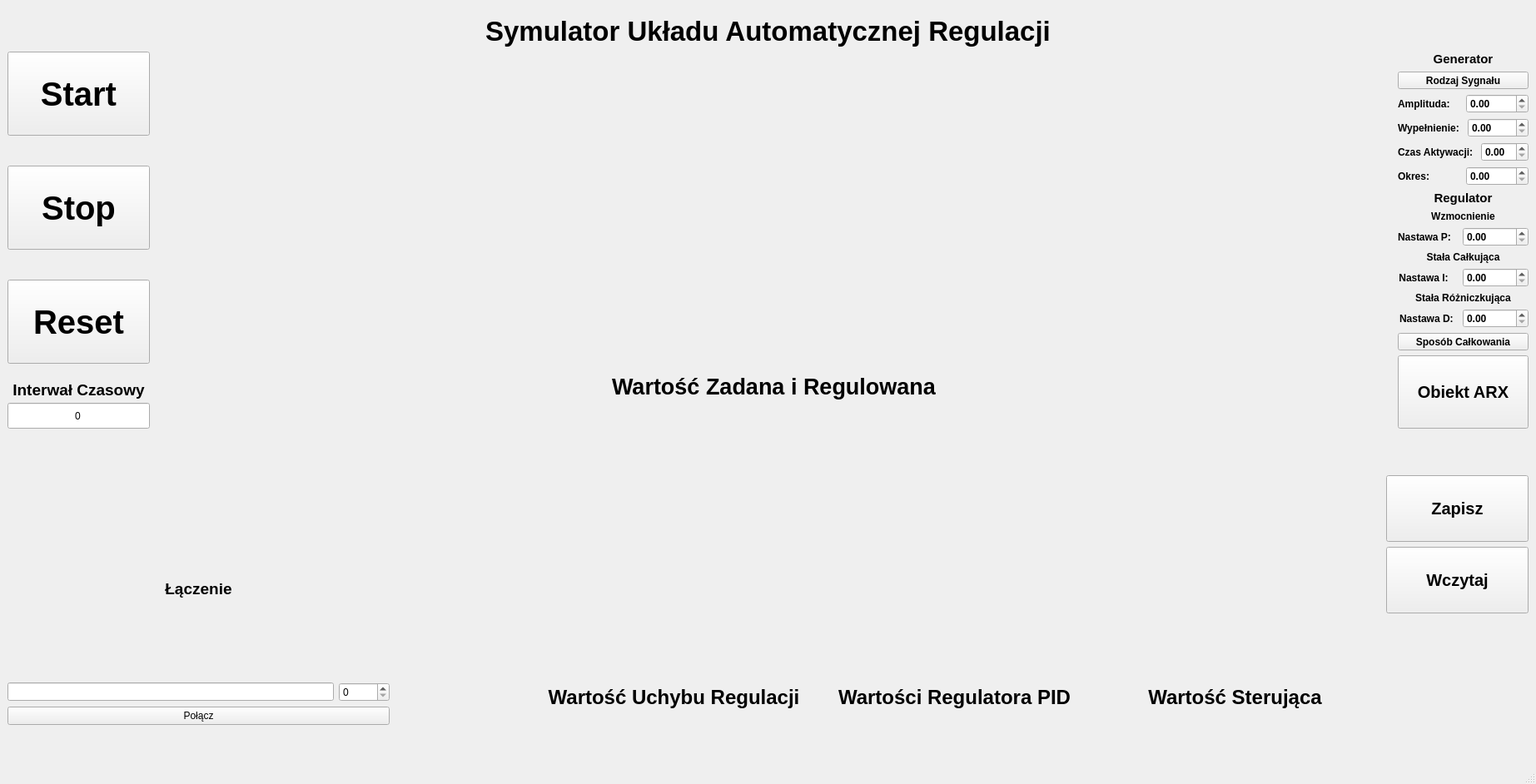
<?xml version="1.0" encoding="UTF-8"?>
<ui version="4.0">
 <class>MainWindow</class>
 <widget class="QMainWindow" name="MainWindow">
  <property name="geometry">
   <rect>
    <x>0</x>
    <y>0</y>
    <width>1845</width>
    <height>942</height>
   </rect>
  </property>
  <property name="sizePolicy">
   <sizepolicy hsizetype="Preferred" vsizetype="Preferred">
    <horstretch>0</horstretch>
    <verstretch>0</verstretch>
   </sizepolicy>
  </property>
  <property name="minimumSize">
   <size>
    <width>0</width>
    <height>0</height>
   </size>
  </property>
  <property name="windowTitle">
   <string>MainWindow</string>
  </property>
  <widget class="QWidget" name="centralwidget">
   <layout class="QHBoxLayout" name="horizontalLayout_12">
    <item>
     <layout class="QVBoxLayout" name="verticalLayout_10">
      <item>
       <spacer name="verticalSpacer_12">
        <property name="orientation">
         <enum>Qt::Orientation::Vertical</enum>
        </property>
        <property name="sizeType">
         <enum>QSizePolicy::Policy::Fixed</enum>
        </property>
        <property name="sizeHint" stdset="0">
         <size>
          <width>10</width>
          <height>10</height>
         </size>
        </property>
       </spacer>
      </item>
      <item>
       <widget class="QLabel" name="TytulGlowny">
        <property name="sizePolicy">
         <sizepolicy hsizetype="Expanding" vsizetype="Fixed">
          <horstretch>0</horstretch>
          <verstretch>0</verstretch>
         </sizepolicy>
        </property>
        <property name="font">
         <font>
          <pointsize>25</pointsize>
          <bold>true</bold>
         </font>
        </property>
        <property name="text">
         <string>Symulator Układu Automatycznej Regulacji</string>
        </property>
        <property name="alignment">
         <set>Qt::AlignmentFlag::AlignCenter</set>
        </property>
       </widget>
      </item>
      <item>
       <layout class="QVBoxLayout" name="verticalLayout_9">
        <item>
         <layout class="QHBoxLayout" name="horizontalLayout_2">
          <item>
           <layout class="QHBoxLayout" name="horizontalLayout">
            <item>
             <layout class="QVBoxLayout" name="verticalLayout_5">
              <item>
               <widget class="QPushButton" name="Start">
                <property name="sizePolicy">
                 <sizepolicy hsizetype="Minimum" vsizetype="Minimum">
                  <horstretch>0</horstretch>
                  <verstretch>0</verstretch>
                 </sizepolicy>
                </property>
                <property name="minimumSize">
                 <size>
                  <width>150</width>
                  <height>101</height>
                 </size>
                </property>
                <property name="font">
                 <font>
                  <pointsize>30</pointsize>
                  <bold>true</bold>
                 </font>
                </property>
                <property name="text">
                 <string>Start</string>
                </property>
               </widget>
              </item>
              <item>
               <spacer name="verticalSpacer">
                <property name="orientation">
                 <enum>Qt::Orientation::Vertical</enum>
                </property>
                <property name="sizeType">
                 <enum>QSizePolicy::Policy::Fixed</enum>
                </property>
                <property name="sizeHint" stdset="0">
                 <size>
                  <width>50</width>
                  <height>30</height>
                 </size>
                </property>
               </spacer>
              </item>
              <item>
               <widget class="QPushButton" name="Stop">
                <property name="sizePolicy">
                 <sizepolicy hsizetype="Minimum" vsizetype="Minimum">
                  <horstretch>0</horstretch>
                  <verstretch>0</verstretch>
                 </sizepolicy>
                </property>
                <property name="minimumSize">
                 <size>
                  <width>150</width>
                  <height>101</height>
                 </size>
                </property>
                <property name="font">
                 <font>
                  <pointsize>30</pointsize>
                  <bold>true</bold>
                 </font>
                </property>
                <property name="text">
                 <string>Stop</string>
                </property>
               </widget>
              </item>
              <item>
               <spacer name="verticalSpacer_2">
                <property name="orientation">
                 <enum>Qt::Orientation::Vertical</enum>
                </property>
                <property name="sizeType">
                 <enum>QSizePolicy::Policy::Fixed</enum>
                </property>
                <property name="sizeHint" stdset="0">
                 <size>
                  <width>50</width>
                  <height>30</height>
                 </size>
                </property>
               </spacer>
              </item>
              <item>
               <widget class="QPushButton" name="Reset">
                <property name="sizePolicy">
                 <sizepolicy hsizetype="Minimum" vsizetype="Minimum">
                  <horstretch>0</horstretch>
                  <verstretch>0</verstretch>
                 </sizepolicy>
                </property>
                <property name="minimumSize">
                 <size>
                  <width>150</width>
                  <height>101</height>
                 </size>
                </property>
                <property name="font">
                 <font>
                  <pointsize>30</pointsize>
                  <bold>true</bold>
                 </font>
                </property>
                <property name="text">
                 <string>Reset</string>
                </property>
               </widget>
              </item>
              <item>
               <spacer name="verticalSpacer_10">
                <property name="orientation">
                 <enum>Qt::Orientation::Vertical</enum>
                </property>
                <property name="sizeType">
                 <enum>QSizePolicy::Policy::Fixed</enum>
                </property>
                <property name="sizeHint" stdset="0">
                 <size>
                  <width>20</width>
                  <height>10</height>
                 </size>
                </property>
               </spacer>
              </item>
              <item>
               <layout class="QVBoxLayout" name="verticalLayout_6">
                <property name="spacing">
                 <number>0</number>
                </property>
                <item>
                 <widget class="QLabel" name="InterwalCzasowyLabel">
                  <property name="sizePolicy">
                   <sizepolicy hsizetype="Minimum" vsizetype="Minimum">
                    <horstretch>0</horstretch>
                    <verstretch>0</verstretch>
                   </sizepolicy>
                  </property>
                  <property name="minimumSize">
                   <size>
                    <width>171</width>
                    <height>31</height>
                   </size>
                  </property>
                  <property name="font">
                   <font>
                    <pointsize>14</pointsize>
                    <bold>true</bold>
                   </font>
                  </property>
                  <property name="text">
                   <string>Interwał Czasowy</string>
                  </property>
                  <property name="alignment">
                   <set>Qt::AlignmentFlag::AlignCenter</set>
                  </property>
                 </widget>
                </item>
                <item>
                 <widget class="QLineEdit" name="Interwal">
                  <property name="sizePolicy">
                   <sizepolicy hsizetype="Minimum" vsizetype="Minimum">
                    <horstretch>0</horstretch>
                    <verstretch>0</verstretch>
                   </sizepolicy>
                  </property>
                  <property name="minimumSize">
                   <size>
                    <width>140</width>
                    <height>31</height>
                   </size>
                  </property>
                  <property name="text">
                   <string>0</string>
                  </property>
                  <property name="alignment">
                   <set>Qt::AlignmentFlag::AlignCenter</set>
                  </property>
                 </widget>
                </item>
               </layout>
              </item>
             </layout>
            </item>
            <item>
             <spacer name="horizontalSpacer_5">
              <property name="orientation">
               <enum>Qt::Orientation::Horizontal</enum>
              </property>
              <property name="sizeType">
               <enum>QSizePolicy::Policy::Fixed</enum>
              </property>
              <property name="sizeHint" stdset="0">
               <size>
                <width>20</width>
                <height>20</height>
               </size>
              </property>
             </spacer>
            </item>
            <item>
             <layout class="QVBoxLayout" name="verticalLayout">
              <property name="spacing">
               <number>0</number>
              </property>
              <item>
               <widget class="QWidget" name="wykresWarZad" native="true">
                <property name="sizePolicy">
                 <sizepolicy hsizetype="Expanding" vsizetype="Minimum">
                  <horstretch>0</horstretch>
                  <verstretch>0</verstretch>
                 </sizepolicy>
                </property>
                <property name="minimumSize">
                 <size>
                  <width>700</width>
                  <height>351</height>
                 </size>
                </property>
               </widget>
              </item>
              <item>
               <widget class="QLabel" name="TytulWykres1">
                <property name="sizePolicy">
                 <sizepolicy hsizetype="Expanding" vsizetype="Minimum">
                  <horstretch>0</horstretch>
                  <verstretch>0</verstretch>
                 </sizepolicy>
                </property>
                <property name="minimumSize">
                 <size>
                  <width>700</width>
                  <height>51</height>
                 </size>
                </property>
                <property name="font">
                 <font>
                  <pointsize>20</pointsize>
                  <bold>true</bold>
                 </font>
                </property>
                <property name="text">
                 <string>Wartość Zadana i Regulowana</string>
                </property>
                <property name="alignment">
                 <set>Qt::AlignmentFlag::AlignCenter</set>
                </property>
               </widget>
              </item>
             </layout>
            </item>
           </layout>
          </item>
          <item>
           <spacer name="horizontalSpacer_4">
            <property name="orientation">
             <enum>Qt::Orientation::Horizontal</enum>
            </property>
            <property name="sizeType">
             <enum>QSizePolicy::Policy::Fixed</enum>
            </property>
            <property name="sizeHint" stdset="0">
             <size>
              <width>20</width>
              <height>20</height>
             </size>
            </property>
           </spacer>
          </item>
          <item>
           <layout class="QVBoxLayout" name="verticalLayout_7">
            <item>
             <layout class="QVBoxLayout" name="obramowanieGenerator">
              <item>
               <widget class="QLabel" name="GeneratorNapis">
                <property name="font">
                 <font>
                  <pointsize>11</pointsize>
                  <bold>true</bold>
                 </font>
                </property>
                <property name="text">
                 <string>Generator</string>
                </property>
                <property name="alignment">
                 <set>Qt::AlignmentFlag::AlignCenter</set>
                </property>
               </widget>
              </item>
              <item>
               <widget class="QToolButton" name="RodzajSygnalu">
                <property name="sizePolicy">
                 <sizepolicy hsizetype="Minimum" vsizetype="Minimum">
                  <horstretch>0</horstretch>
                  <verstretch>0</verstretch>
                 </sizepolicy>
                </property>
                <property name="font">
                 <font>
                  <bold>true</bold>
                 </font>
                </property>
                <property name="text">
                 <string>Rodzaj Sygnału</string>
                </property>
               </widget>
              </item>
              <item>
               <layout class="QHBoxLayout" name="horizontalLayout_8">
                <item>
                 <widget class="QLabel" name="AmplitudaNapis">
                  <property name="font">
                   <font>
                    <bold>true</bold>
                   </font>
                  </property>
                  <property name="text">
                   <string>Amplituda: </string>
                  </property>
                 </widget>
                </item>
                <item>
                 <widget class="QDoubleSpinBox" name="Amplituda">
                  <property name="font">
                   <font>
                    <bold>true</bold>
                   </font>
                  </property>
                 </widget>
                </item>
               </layout>
              </item>
              <item>
               <layout class="QHBoxLayout" name="horizontalLayout_7">
                <item>
                 <widget class="QLabel" name="WypelnienieNapis">
                  <property name="font">
                   <font>
                    <bold>true</bold>
                   </font>
                  </property>
                  <property name="text">
                   <string>Wypełnienie: </string>
                  </property>
                 </widget>
                </item>
                <item>
                 <widget class="QDoubleSpinBox" name="Wypelnienie">
                  <property name="font">
                   <font>
                    <bold>true</bold>
                   </font>
                  </property>
                 </widget>
                </item>
               </layout>
              </item>
              <item>
               <layout class="QHBoxLayout" name="horizontalLayout_6">
                <item>
                 <widget class="QLabel" name="CzasNapis">
                  <property name="font">
                   <font>
                    <bold>true</bold>
                   </font>
                  </property>
                  <property name="text">
                   <string>Czas Aktywacji: </string>
                  </property>
                 </widget>
                </item>
                <item>
                 <widget class="QDoubleSpinBox" name="CzasAktywacji">
                  <property name="font">
                   <font>
                    <bold>true</bold>
                   </font>
                  </property>
                 </widget>
                </item>
               </layout>
              </item>
              <item>
               <layout class="QHBoxLayout" name="horizontalLayout_5">
                <item>
                 <widget class="QLabel" name="OkresNapis">
                  <property name="font">
                   <font>
                    <bold>true</bold>
                   </font>
                  </property>
                  <property name="text">
                   <string>Okres:</string>
                  </property>
                 </widget>
                </item>
                <item>
                 <widget class="QDoubleSpinBox" name="Okres">
                  <property name="font">
                   <font>
                    <bold>true</bold>
                   </font>
                  </property>
                 </widget>
                </item>
               </layout>
              </item>
             </layout>
            </item>
            <item>
             <layout class="QVBoxLayout" name="obramowanieRegulator">
              <item>
               <layout class="QVBoxLayout" name="verticalLayout_13">
                <item>
                 <widget class="QLabel" name="RegulatorNapis">
                  <property name="font">
                   <font>
                    <pointsize>11</pointsize>
                    <bold>true</bold>
                   </font>
                  </property>
                  <property name="text">
                   <string>Regulator</string>
                  </property>
                  <property name="alignment">
                   <set>Qt::AlignmentFlag::AlignCenter</set>
                  </property>
                 </widget>
                </item>
                <item>
                 <widget class="QLabel" name="WzmocnienieNapis">
                  <property name="font">
                   <font>
                    <pointsize>9</pointsize>
                    <bold>true</bold>
                   </font>
                  </property>
                  <property name="text">
                   <string>Wzmocnienie</string>
                  </property>
                  <property name="alignment">
                   <set>Qt::AlignmentFlag::AlignCenter</set>
                  </property>
                 </widget>
                </item>
                <item>
                 <layout class="QHBoxLayout" name="horizontalLayout_9">
                  <item>
                   <widget class="QLabel" name="NastawaPopis">
                    <property name="sizePolicy">
                     <sizepolicy hsizetype="Fixed" vsizetype="Minimum">
                      <horstretch>0</horstretch>
                      <verstretch>0</verstretch>
                     </sizepolicy>
                    </property>
                    <property name="minimumSize">
                     <size>
                      <width>72</width>
                      <height>0</height>
                     </size>
                    </property>
                    <property name="font">
                     <font>
                      <pointsize>9</pointsize>
                      <bold>true</bold>
                     </font>
                    </property>
                    <property name="text">
                     <string>Nastawa P: </string>
                    </property>
                   </widget>
                  </item>
                  <item>
                   <widget class="QDoubleSpinBox" name="Wzmocnienie">
                    <property name="sizePolicy">
                     <sizepolicy hsizetype="Minimum" vsizetype="Minimum">
                      <horstretch>0</horstretch>
                      <verstretch>0</verstretch>
                     </sizepolicy>
                    </property>
                    <property name="minimumSize">
                     <size>
                      <width>0</width>
                      <height>0</height>
                     </size>
                    </property>
                    <property name="font">
                     <font>
                      <pointsize>9</pointsize>
                      <bold>true</bold>
                     </font>
                    </property>
                   </widget>
                  </item>
                 </layout>
                </item>
               </layout>
              </item>
              <item>
               <layout class="QVBoxLayout" name="verticalLayout_15">
                <item>
                 <layout class="QVBoxLayout" name="verticalLayout_14">
                  <item>
                   <widget class="QLabel" name="StalaCNapis">
                    <property name="sizePolicy">
                     <sizepolicy hsizetype="Minimum" vsizetype="Minimum">
                      <horstretch>0</horstretch>
                      <verstretch>0</verstretch>
                     </sizepolicy>
                    </property>
                    <property name="font">
                     <font>
                      <pointsize>9</pointsize>
                      <bold>true</bold>
                     </font>
                    </property>
                    <property name="text">
                     <string>Stała Całkująca</string>
                    </property>
                    <property name="alignment">
                     <set>Qt::AlignmentFlag::AlignCenter</set>
                    </property>
                   </widget>
                  </item>
                  <item>
                   <layout class="QHBoxLayout" name="horizontalLayout_10">
                    <item>
                     <widget class="QLabel" name="NastawaIopis">
                      <property name="sizePolicy">
                       <sizepolicy hsizetype="Fixed" vsizetype="Minimum">
                        <horstretch>0</horstretch>
                        <verstretch>0</verstretch>
                       </sizepolicy>
                      </property>
                      <property name="minimumSize">
                       <size>
                        <width>72</width>
                        <height>22</height>
                       </size>
                      </property>
                      <property name="font">
                       <font>
                        <pointsize>9</pointsize>
                        <bold>true</bold>
                       </font>
                      </property>
                      <property name="text">
                       <string>Nastawa I:   </string>
                      </property>
                      <property name="alignment">
                       <set>Qt::AlignmentFlag::AlignCenter</set>
                      </property>
                     </widget>
                    </item>
                    <item>
                     <widget class="QDoubleSpinBox" name="StalaI">
                      <property name="sizePolicy">
                       <sizepolicy hsizetype="Minimum" vsizetype="Minimum">
                        <horstretch>0</horstretch>
                        <verstretch>0</verstretch>
                       </sizepolicy>
                      </property>
                      <property name="minimumSize">
                       <size>
                        <width>0</width>
                        <height>0</height>
                       </size>
                      </property>
                      <property name="font">
                       <font>
                        <pointsize>9</pointsize>
                        <bold>true</bold>
                       </font>
                      </property>
                     </widget>
                    </item>
                   </layout>
                  </item>
                 </layout>
                </item>
                <item>
                 <widget class="QLabel" name="RozniczkaNapis">
                  <property name="font">
                   <font>
                    <pointsize>9</pointsize>
                    <bold>true</bold>
                   </font>
                  </property>
                  <property name="text">
                   <string>Stała Różniczkująca</string>
                  </property>
                  <property name="alignment">
                   <set>Qt::AlignmentFlag::AlignCenter</set>
                  </property>
                 </widget>
                </item>
                <item>
                 <layout class="QHBoxLayout" name="horizontalLayout_11">
                  <item>
                   <widget class="QLabel" name="NastawaDopis">
                    <property name="sizePolicy">
                     <sizepolicy hsizetype="Fixed" vsizetype="Minimum">
                      <horstretch>0</horstretch>
                      <verstretch>0</verstretch>
                     </sizepolicy>
                    </property>
                    <property name="minimumSize">
                     <size>
                      <width>72</width>
                      <height>0</height>
                     </size>
                    </property>
                    <property name="font">
                     <font>
                      <pointsize>9</pointsize>
                      <bold>true</bold>
                     </font>
                    </property>
                    <property name="text">
                     <string>Nastawa D: </string>
                    </property>
                    <property name="alignment">
                     <set>Qt::AlignmentFlag::AlignCenter</set>
                    </property>
                   </widget>
                  </item>
                  <item>
                   <widget class="QDoubleSpinBox" name="StalaD">
                    <property name="sizePolicy">
                     <sizepolicy hsizetype="Minimum" vsizetype="Minimum">
                      <horstretch>0</horstretch>
                      <verstretch>0</verstretch>
                     </sizepolicy>
                    </property>
                    <property name="font">
                     <font>
                      <pointsize>9</pointsize>
                      <bold>true</bold>
                     </font>
                    </property>
                   </widget>
                  </item>
                 </layout>
                </item>
                <item>
                 <widget class="QToolButton" name="Sposob">
                  <property name="sizePolicy">
                   <sizepolicy hsizetype="Minimum" vsizetype="Minimum">
                    <horstretch>0</horstretch>
                    <verstretch>0</verstretch>
                   </sizepolicy>
                  </property>
                  <property name="font">
                   <font>
                    <pointsize>9</pointsize>
                    <bold>true</bold>
                   </font>
                  </property>
                  <property name="text">
                   <string>Sposób Całkowania</string>
                  </property>
                 </widget>
                </item>
               </layout>
              </item>
             </layout>
            </item>
            <item>
             <widget class="QPushButton" name="UstawieniaObiektuARX">
              <property name="sizePolicy">
               <sizepolicy hsizetype="Minimum" vsizetype="Minimum">
                <horstretch>0</horstretch>
                <verstretch>0</verstretch>
               </sizepolicy>
              </property>
              <property name="minimumSize">
               <size>
                <width>140</width>
                <height>70</height>
               </size>
              </property>
              <property name="font">
               <font>
                <pointsize>15</pointsize>
                <bold>true</bold>
               </font>
              </property>
              <property name="text">
               <string>Obiekt ARX</string>
              </property>
             </widget>
            </item>
           </layout>
          </item>
         </layout>
        </item>
        <item>
         <spacer name="verticalSpacer_11">
          <property name="orientation">
           <enum>Qt::Orientation::Vertical</enum>
          </property>
          <property name="sizeType">
           <enum>QSizePolicy::Policy::Preferred</enum>
          </property>
          <property name="sizeHint" stdset="0">
           <size>
            <width>20</width>
            <height>40</height>
           </size>
          </property>
         </spacer>
        </item>
        <item>
         <layout class="QHBoxLayout" name="horizontalLayout_4">
          <item>
           <layout class="QVBoxLayout" name="verticalLayout_11" stretch="0,2,0,1,0">
            <property name="spacing">
             <number>6</number>
            </property>
            <property name="sizeConstraint">
             <enum>QLayout::SizeConstraint::SetDefaultConstraint</enum>
            </property>
            <item>
             <spacer name="verticalSpacer_3">
              <property name="orientation">
               <enum>Qt::Orientation::Vertical</enum>
              </property>
              <property name="sizeHint" stdset="0">
               <size>
                <width>20</width>
                <height>40</height>
               </size>
              </property>
             </spacer>
            </item>
            <item>
             <widget class="QLabel" name="lblPolaczenie">
              <property name="font">
               <font>
                <pointsize>14</pointsize>
                <bold>true</bold>
               </font>
              </property>
              <property name="mouseTracking">
               <bool>false</bool>
              </property>
              <property name="text">
               <string>Łączenie</string>
              </property>
              <property name="textFormat">
               <enum>Qt::TextFormat::AutoText</enum>
              </property>
              <property name="scaledContents">
               <bool>false</bool>
              </property>
              <property name="alignment">
               <set>Qt::AlignmentFlag::AlignCenter</set>
              </property>
              <property name="wordWrap">
               <bool>false</bool>
              </property>
              <property name="margin">
               <number>0</number>
              </property>
              <property name="indent">
               <number>-1</number>
              </property>
             </widget>
            </item>
            <item>
             <layout class="QHBoxLayout" name="horizontalLayout_13">
              <item>
               <widget class="QLineEdit" name="letIP"/>
              </item>
              <item>
               <widget class="QSpinBox" name="sbxPort">
                <property name="maximum">
                 <number>65534</number>
                </property>
               </widget>
              </item>
             </layout>
            </item>
            <item>
             <widget class="QPushButton" name="btnSendSignal">
              <property name="text">
               <string>Połącz</string>
              </property>
             </widget>
            </item>
            <item>
             <spacer name="verticalSpacer_4">
              <property name="orientation">
               <enum>Qt::Orientation::Vertical</enum>
              </property>
              <property name="sizeHint" stdset="0">
               <size>
                <width>20</width>
                <height>40</height>
               </size>
              </property>
             </spacer>
            </item>
           </layout>
          </item>
          <item>
           <spacer name="horizontalSpacer_3">
            <property name="orientation">
             <enum>Qt::Orientation::Horizontal</enum>
            </property>
            <property name="sizeType">
             <enum>QSizePolicy::Policy::Minimum</enum>
            </property>
            <property name="sizeHint" stdset="0">
             <size>
              <width>180</width>
              <height>20</height>
             </size>
            </property>
           </spacer>
          </item>
          <item>
           <layout class="QHBoxLayout" name="horizontalLayout_3">
            <item>
             <layout class="QVBoxLayout" name="verticalLayout_2">
              <property name="spacing">
               <number>0</number>
              </property>
              <item>
               <widget class="QWidget" name="WykUchyb" native="true">
                <property name="sizePolicy">
                 <sizepolicy hsizetype="Expanding" vsizetype="Fixed">
                  <horstretch>0</horstretch>
                  <verstretch>0</verstretch>
                 </sizepolicy>
                </property>
                <property name="minimumSize">
                 <size>
                  <width>311</width>
                  <height>251</height>
                 </size>
                </property>
                <property name="baseSize">
                 <size>
                  <width>311</width>
                  <height>251</height>
                 </size>
                </property>
               </widget>
              </item>
              <item>
               <widget class="QLabel" name="TytulWykres2">
                <property name="sizePolicy">
                 <sizepolicy hsizetype="Minimum" vsizetype="Fixed">
                  <horstretch>0</horstretch>
                  <verstretch>0</verstretch>
                 </sizepolicy>
                </property>
                <property name="minimumSize">
                 <size>
                  <width>311</width>
                  <height>51</height>
                 </size>
                </property>
                <property name="font">
                 <font>
                  <pointsize>18</pointsize>
                  <bold>true</bold>
                 </font>
                </property>
                <property name="text">
                 <string>Wartość Uchybu Regulacji</string>
                </property>
                <property name="alignment">
                 <set>Qt::AlignmentFlag::AlignCenter</set>
                </property>
               </widget>
              </item>
              <item>
               <spacer name="verticalSpacer_7">
                <property name="orientation">
                 <enum>Qt::Orientation::Vertical</enum>
                </property>
                <property name="sizeType">
                 <enum>QSizePolicy::Policy::Expanding</enum>
                </property>
                <property name="sizeHint" stdset="0">
                 <size>
                  <width>20</width>
                  <height>40</height>
                 </size>
                </property>
               </spacer>
              </item>
             </layout>
            </item>
            <item>
             <spacer name="horizontalSpacer">
              <property name="orientation">
               <enum>Qt::Orientation::Horizontal</enum>
              </property>
              <property name="sizeType">
               <enum>QSizePolicy::Policy::Minimum</enum>
              </property>
              <property name="sizeHint" stdset="0">
               <size>
                <width>20</width>
                <height>20</height>
               </size>
              </property>
             </spacer>
            </item>
            <item>
             <layout class="QVBoxLayout" name="verticalLayout_3">
              <property name="spacing">
               <number>0</number>
              </property>
              <item>
               <widget class="QWidget" name="WykPID" native="true">
                <property name="sizePolicy">
                 <sizepolicy hsizetype="Expanding" vsizetype="Fixed">
                  <horstretch>0</horstretch>
                  <verstretch>0</verstretch>
                 </sizepolicy>
                </property>
                <property name="minimumSize">
                 <size>
                  <width>311</width>
                  <height>251</height>
                 </size>
                </property>
                <property name="baseSize">
                 <size>
                  <width>311</width>
                  <height>251</height>
                 </size>
                </property>
               </widget>
              </item>
              <item>
               <widget class="QLabel" name="TytulWykres3">
                <property name="sizePolicy">
                 <sizepolicy hsizetype="Minimum" vsizetype="Fixed">
                  <horstretch>0</horstretch>
                  <verstretch>0</verstretch>
                 </sizepolicy>
                </property>
                <property name="minimumSize">
                 <size>
                  <width>311</width>
                  <height>51</height>
                 </size>
                </property>
                <property name="font">
                 <font>
                  <pointsize>18</pointsize>
                  <bold>true</bold>
                 </font>
                </property>
                <property name="text">
                 <string>Wartości Regulatora PID</string>
                </property>
                <property name="alignment">
                 <set>Qt::AlignmentFlag::AlignCenter</set>
                </property>
               </widget>
              </item>
              <item>
               <spacer name="verticalSpacer_6">
                <property name="orientation">
                 <enum>Qt::Orientation::Vertical</enum>
                </property>
                <property name="sizeHint" stdset="0">
                 <size>
                  <width>20</width>
                  <height>40</height>
                 </size>
                </property>
               </spacer>
              </item>
             </layout>
            </item>
            <item>
             <spacer name="horizontalSpacer_2">
              <property name="orientation">
               <enum>Qt::Orientation::Horizontal</enum>
              </property>
              <property name="sizeType">
               <enum>QSizePolicy::Policy::Minimum</enum>
              </property>
              <property name="sizeHint" stdset="0">
               <size>
                <width>20</width>
                <height>20</height>
               </size>
              </property>
             </spacer>
            </item>
            <item>
             <layout class="QVBoxLayout" name="verticalLayout_4">
              <property name="spacing">
               <number>0</number>
              </property>
              <item>
               <widget class="QWidget" name="WykSter" native="true">
                <property name="sizePolicy">
                 <sizepolicy hsizetype="Expanding" vsizetype="Fixed">
                  <horstretch>0</horstretch>
                  <verstretch>0</verstretch>
                 </sizepolicy>
                </property>
                <property name="minimumSize">
                 <size>
                  <width>311</width>
                  <height>251</height>
                 </size>
                </property>
                <property name="baseSize">
                 <size>
                  <width>311</width>
                  <height>251</height>
                 </size>
                </property>
               </widget>
              </item>
              <item>
               <widget class="QLabel" name="TytulWykres4">
                <property name="sizePolicy">
                 <sizepolicy hsizetype="Minimum" vsizetype="Fixed">
                  <horstretch>0</horstretch>
                  <verstretch>0</verstretch>
                 </sizepolicy>
                </property>
                <property name="minimumSize">
                 <size>
                  <width>311</width>
                  <height>51</height>
                 </size>
                </property>
                <property name="font">
                 <font>
                  <pointsize>18</pointsize>
                  <bold>true</bold>
                 </font>
                </property>
                <property name="text">
                 <string>Wartość Sterująca</string>
                </property>
                <property name="alignment">
                 <set>Qt::AlignmentFlag::AlignCenter</set>
                </property>
               </widget>
              </item>
              <item>
               <spacer name="verticalSpacer_8">
                <property name="orientation">
                 <enum>Qt::Orientation::Vertical</enum>
                </property>
                <property name="sizeHint" stdset="0">
                 <size>
                  <width>20</width>
                  <height>40</height>
                 </size>
                </property>
               </spacer>
              </item>
             </layout>
            </item>
           </layout>
          </item>
          <item>
           <spacer name="horizontalSpacer_6">
            <property name="orientation">
             <enum>Qt::Orientation::Horizontal</enum>
            </property>
            <property name="sizeType">
             <enum>QSizePolicy::Policy::Fixed</enum>
            </property>
            <property name="sizeHint" stdset="0">
             <size>
              <width>20</width>
              <height>20</height>
             </size>
            </property>
           </spacer>
          </item>
          <item>
           <layout class="QVBoxLayout" name="verticalLayout_8">
            <item>
             <spacer name="verticalSpacer_9">
              <property name="orientation">
               <enum>Qt::Orientation::Vertical</enum>
              </property>
              <property name="sizeType">
               <enum>QSizePolicy::Policy::Fixed</enum>
              </property>
              <property name="sizeHint" stdset="0">
               <size>
                <width>10</width>
                <height>10</height>
               </size>
              </property>
             </spacer>
            </item>
            <item>
             <widget class="QPushButton" name="Zapisz">
              <property name="sizePolicy">
               <sizepolicy hsizetype="Minimum" vsizetype="Minimum">
                <horstretch>0</horstretch>
                <verstretch>0</verstretch>
               </sizepolicy>
              </property>
              <property name="minimumSize">
               <size>
                <width>171</width>
                <height>80</height>
               </size>
              </property>
              <property name="font">
               <font>
                <pointsize>15</pointsize>
                <bold>true</bold>
               </font>
              </property>
              <property name="text">
               <string>Zapisz</string>
              </property>
             </widget>
            </item>
            <item>
             <widget class="QPushButton" name="Wczytaj">
              <property name="sizePolicy">
               <sizepolicy hsizetype="Minimum" vsizetype="Minimum">
                <horstretch>0</horstretch>
                <verstretch>0</verstretch>
               </sizepolicy>
              </property>
              <property name="minimumSize">
               <size>
                <width>171</width>
                <height>80</height>
               </size>
              </property>
              <property name="font">
               <font>
                <pointsize>15</pointsize>
                <bold>true</bold>
               </font>
              </property>
              <property name="text">
               <string>Wczytaj</string>
              </property>
             </widget>
            </item>
            <item>
             <spacer name="verticalSpacer_5">
              <property name="orientation">
               <enum>Qt::Orientation::Vertical</enum>
              </property>
              <property name="sizeHint" stdset="0">
               <size>
                <width>20</width>
                <height>40</height>
               </size>
              </property>
             </spacer>
            </item>
           </layout>
          </item>
         </layout>
        </item>
       </layout>
      </item>
     </layout>
    </item>
   </layout>
  </widget>
  <widget class="QMenuBar" name="menubar">
   <property name="geometry">
    <rect>
     <x>0</x>
     <y>0</y>
     <width>1845</width>
     <height>21</height>
    </rect>
   </property>
  </widget>
  <widget class="QStatusBar" name="statusbar"/>
 </widget>
 <resources/>
 <connections/>
</ui>
